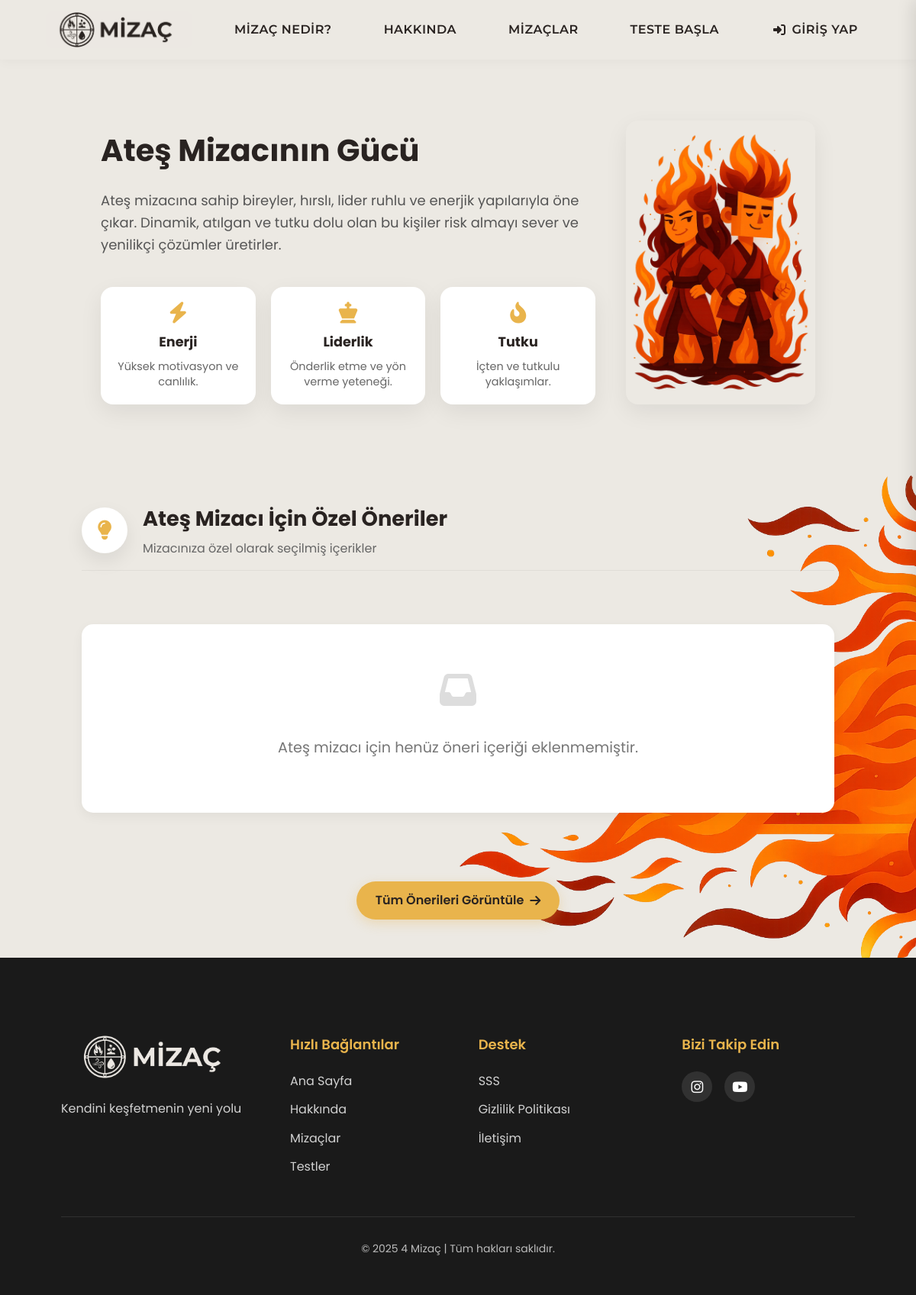
Page /temperaments/fire_more/ on the earlier database version.
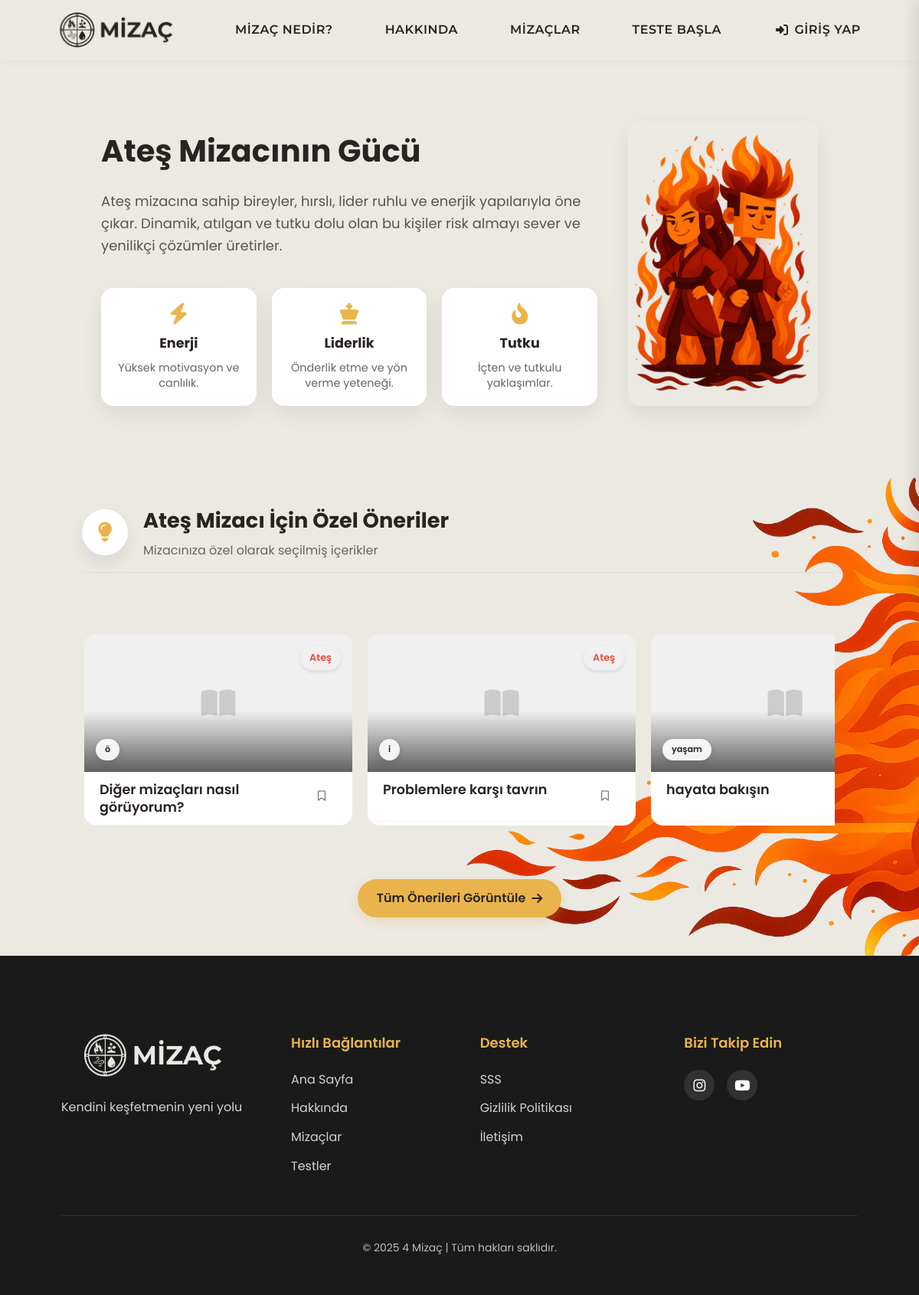
Same page on the later database version.
### profiles/models.py (models this page shows, shortened)
class RecommendedContent(models.Model):
    ELEMENT_CHOICES = [
        ('Ateş', 'Ateş'),
        ('Hava', 'Hava'),
        ('Su', 'Su'),
        ('Toprak', 'Toprak'),
    ]
    title = models.CharField(max_length=200, verbose_name="Başlık")
    short_description = models.TextField(verbose_name="Kısa Açıklama")
    content = models.TextField(verbose_name="İçerik")
    image = models.ImageField(
        upload_to='content_images/',
        blank=True,
        null=True,
        verbose_name="Görsel",
        help_text="PNG, JPG veya WebP formatında yükleyebilirsiniz. Otomatik olarak WebP'ye dönüştürülecek ve optimize edilecek."
    )
    category = models.ForeignKey(ContentCategory, on_delete=models.CASCADE, related_name="contents", verbose_name="Kategori")
    related_element_name = models.CharField(
        max_length=50,
        verbose_name="İlgili Mizaç Elementi",
        choices=ELEMENT_CHOICES,
        help_text="Ateş, Hava, Su veya Toprak değerlerinden birini seçin"
    )
    is_active = models.BooleanField(default=True, verbose_name="Aktif mi?")
    show_on_temperament_page = models.BooleanField(
        default=False,
        verbose_name="Mizaç Sayfasında Göster",
        help_text="Bu içerik ilgili mizaç detay sayfasında (örn: air_more.html) özel öneriler bölümünde gösterilsin mi? Her mizaç için en fazla 3 adet seçmeniz önerilir."
    )
    created_at = models.DateTimeField(auto_now_add=True, verbose_name="Oluşturulma Tarihi")
    updated_at = models.DateTimeField(auto_now=True, verbose_name="Güncellenme Tarihi")
    order = models.PositiveIntegerField(default=0, verbose_name="Sıralama")
    class Meta:
        verbose_name = "Önerilen İçerik"
        verbose_name_plural = "Önerilen İçerikler"
        ordering = ['order', '-created_at']

class ContentCategory(models.Model):
    name = models.CharField(max_length=100, verbose_name="Kategori Adı")
    description = models.TextField(blank=True, null=True, verbose_name="Açıklama")
    class Meta:
        verbose_name = "İçerik Kategorisi"
        verbose_name_plural = "İçerik Kategorileri"

### temperaments/views.py (the view, shortened to what this page needs)
# urls.py: path('fire_more/', views.fire_more, name='fire_more'),
def fire_more(request):
    if not request.user.is_authenticated:
        cache_key = 'fire_more_anonymous'
        cached_data = cache.get(cache_key)
        if cached_data:
            print("✅ Cache HIT: Fire page (anonymous)")
            return render(request, 'temperaments/fire_more.html', cached_data)
    print(f"❌ Cache MISS: Fire page - {request.user.username if request.user.is_authenticated else 'anonymous'}")
    suggestions_cache_key = 'fire_element_suggestions'
    element_suggestions = cache.get(suggestions_cache_key)
    if not element_suggestions:
        element_suggestions = RecommendedContent.objects.select_related('category').filter(
            related_element_name='Ateş',
            is_active=True,
            show_on_temperament_page=True
        ).annotate(
            like_count=Count('user_interactions', filter=Q(user_interactions__liked=True))
        ).order_by('order', '-created_at')[:3]
        cache.set(suggestions_cache_key, list(element_suggestions), 600)
        print("💾 Cache SET: Fire element suggestions")
    else:
        print("✅ Cache HIT: Fire element suggestions")
    context = {
        'element_name': 'Ateş',
        'element_suggestions': element_suggestions,
    }
    if request.user.is_authenticated:
        test_cache_key = f'user_test_result_{request.user.id}'
        test_result = cache.get(test_cache_key)
        if test_result is None:
            test_result = TestResult.objects.select_related('dominant_element').filter(
                user=request.user
            ).order_by('-date_taken').first()
            cache.set(test_cache_key, test_result, 1800)
            print(f"💾 Cache SET: User test result - {request.user.username}")
        else:
            print(f"✅ Cache HIT: User test result - {request.user.username}")
        if test_result:
            is_users_element = test_result.dominant_element.name == "Ateş"
            context.update({
                'is_users_element': is_users_element,
                'has_test_result': True,
                'dominant_element': test_result.dominant_element
            })
        else:
            context.update({
                'has_test_result': False
            })
    else:
        context.update({
            'has_test_result': False
        })
    if not request.user.is_authenticated:
        cache.set('fire_more_anonymous', context, 900)
        print("💾 Cache SET: Fire page (anonymous)")
    return render(request, 'temperaments/fire_more.html', context)

### templates/temperaments/fire_more.html (shortened to what the changed rows need)
{% extends 'base.html' %}
{% load static %}
{% block extra_css %}
<link rel="stylesheet" href="{% static 'css/temperaments.css' %}">
<link rel="stylesheet" href="{% static 'css/profiles.css' %}">
{% endblock %}
{% block content %}
<section class="fire-personality">
  <div class="container">
    <div class="fire-personality-container">
      <div class="fire-personality-text">
        <h1 class="temperament-title">Ateş Mizacının Gücü</h1>
      </div>
    </div>
</section>
<div class="premium-content-section element-section ateş">
  <div class="premium-content-background">
    <div class="premium-content-container">
      <div class="container">
        <div class="premium-section-title">
          <div class="section-title-content">
            <h2>{{ element_name }} Mizacı İçin Özel Öneriler</h2>
          </div>
        </div>
      </div>
      <div class="content-slider-wrapper">
        {% if element_suggestions %}
          <div class="content-slider-container">
            <div class="content-slider improved-slider" id="contentSlider">
              {% for content in element_suggestions %}
                <div class="premium-card" data-content-id="{{ content.id }}" data-category="{{ content.category.id }}">
                  <div class="premium-card-inner">
                    {% if content.image %}
                      <div class="premium-card-image" style="background-image: url('{{ content.image.url }}')">
                        <div class="content-element ateş">{{ element_name }}</div>
                        <div class="content-category">{{ content.category.name }}</div>
                      </div>
                    {% else %}
                      <div class="premium-card-image placeholder-image">
                        <i class="fas fa-book-open"></i>
                        <div class="content-element ateş">{{ element_name }}</div>
                        <div class="content-category">{{ content.category.name }}</div>
                      </div>
                    {% endif %}
                    <div class="content-header">
                      <h3 class="content-title">{{ content.title }}</h3>
                      <button class="save-button-header {% if content.is_saved %}saved{% endif %}"
                              data-content-id="{{ content.id }}"
                              title="{% if content.is_saved %}Kaydedildi{% else %}Kaydet{% endif %}">
                        <i class="{% if content.is_saved %}fas{% else %}far{% endif %} fa-bookmark"></i>
                      </button>
                    </div>
                  </div>
                </div>
              {% endfor %}
            </div>
          </div>
        {% else %}
          <div class="container">
            <div class="empty-state">
              <div class="empty-icon"><i class="fas fa-inbox"></i></div>
              <p class="empty-text">{{ element_name }} mizacı için henüz öneri içeriği eklenmemiştir.</p>
            </div>
          </div>
        {% endif %}
      </div>
    </div>
  </div>
</div>
{% endblock %}

Differences in the rows shown:
now on this page (row edited): RecommendedContent: related_element_name "Ateş", category.name "ö", title "Diğer mizaçları nasıl görüyorum?"
now on this page (row edited): RecommendedContent: related_element_name "Ateş", category.name "i", title "Problemlere karşı tavrın"
now on this page (row edited): RecommendedContent: category.name "yaşam", title "hayata bakışın"
Other differences:
{{ element_name }}: "Ateş" → (not shown)
text no longer shown: "mizacı için henüz öneri içeriği eklenmemiştir."
